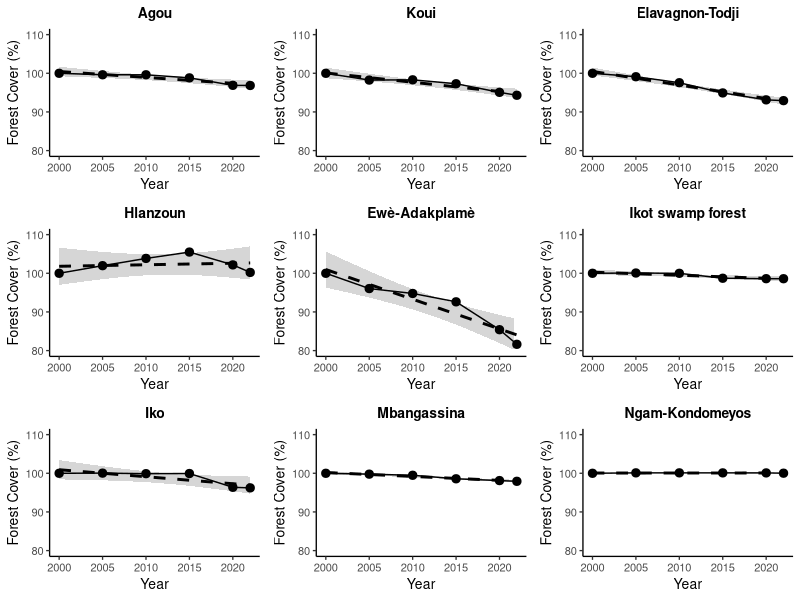

Write the R code that produced this figure.
library(tidyverse)
library(ggplot2)

# Input data
data <- tibble(
  Forest_Patch = c("Agou", "Koui", "Elavagnon-Todji", "Hlanzoun", "Ewè-Adakplamè", "Ikot swamp forest", "Iko", "Mbangassina", "Ngam-Kondomeyos"),
  `2000` = c(2355.12, 133.2, 697.77, 547.38, 619.2, 1270.8, 3557.7, 1012.23, 1283.58),
  `2005` = c(2346.12, 130.86, 691.56, 558.18, 594.72, 1271.7, 3559.23, 1009.98, 1285.02),
  `2010` = c(2346.03, 130.95, 680.76, 568.44, 586.89, 1270.71, 3554.19, 1007.01, 1285.02),
  `2015` = c(2327.22, 129.6, 662.31, 577.44, 573.48, 1254.51, 3555.63, 997.83, 1284.93),
  `2020` = c(2281.68, 126.63, 649.8, 559.26, 528.84, 1253.07, 3428.64, 993.15, 1284.84),
  `2022` = c(2280.85, 125.63, 648.41, 548.61, 505.42, 1252.97, 3423.52, 991.23, 1283.9)
)


# Convert to long format
data_long <- data %>%
  pivot_longer(cols = -Forest_Patch, names_to = "Year", values_to = "Area")

# Calculate percentages relative to 2000
data_percent <- data_long %>%
  group_by(Forest_Patch) %>%
  mutate(
    Percent = Area / first(Area) * 100,
    Year = as.numeric(Year)
  )

# Create a list of plots, one for each forest patch
plot_list <- lapply(unique(data_percent$Forest_Patch), function(patch) {
  ggplot(data_percent %>% filter(Forest_Patch == patch), aes(x = Year, y = Percent)) +
    geom_smooth(method = "lm", se = TRUE, color = "black", linetype = "dashed") +
    geom_line(size = 0.5, color = "black") +
    geom_point(size = 2.5, color = "black") +
    
    scale_x_continuous(breaks = seq(2000, 2022, by = 5)) +
    scale_y_continuous(limits = c(80, 110)) +
    labs(
      title = paste(patch),
      x = "Year",
      y = "Forest Cover (%)"
    ) +
    theme_classic(base_size = 10) +
    theme(
      plot.title = element_text(hjust = 0.5, face = "bold", size = 10),
      axis.title = element_text(size = 10),
      axis.text = element_text(size = 8)
    )
})


# Arrange plots in a grid
library(gridExtra)
grid.arrange(grobs = plot_list, ncol = 3)

